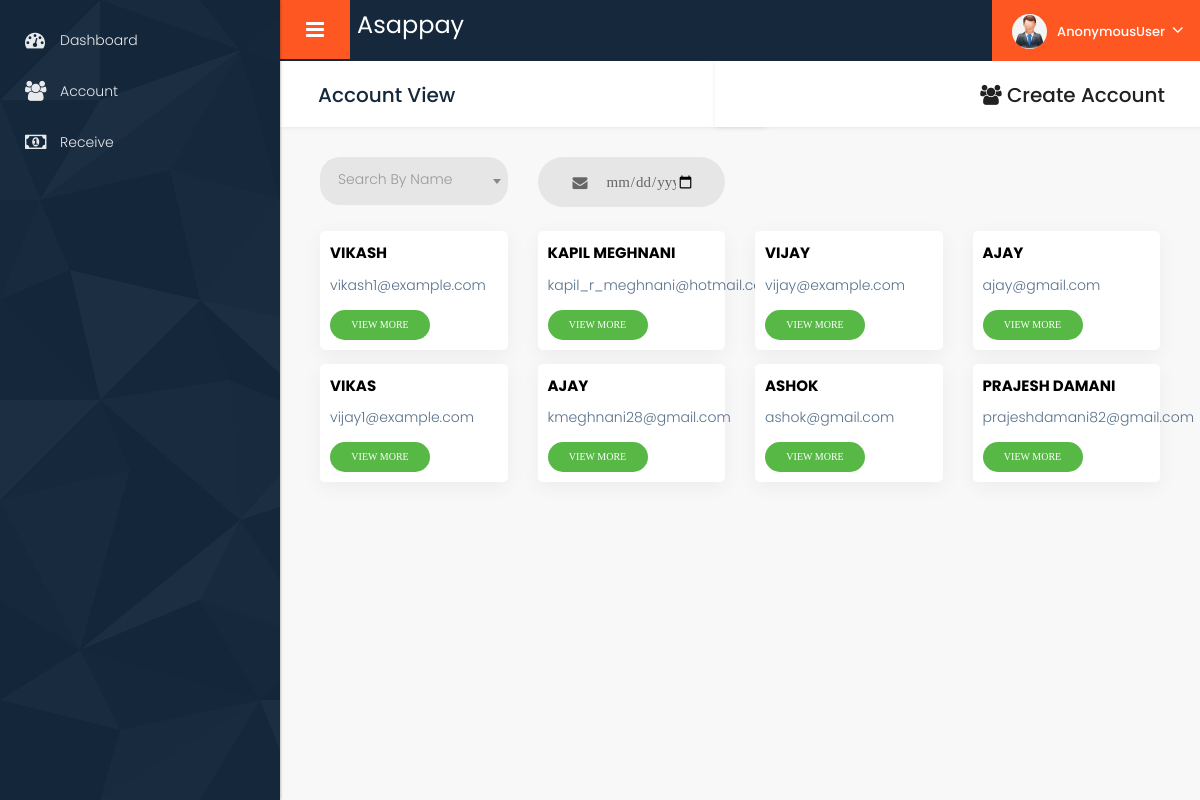
/asappayapp/accountview/, run on the app's committed database.
### asappayapp/models.py (models this page shows)
class Accountsc(models.Model):
    accountid = models.AutoField(primary_key=True)
    userid = models.ForeignKey(User,on_delete=models.SET_NULL,null=True,default=None)
    accountname = models.CharField(max_length=100)
    accountemailid = models.EmailField()
    accountphone = PhoneNumberField()
    accountpan = models.CharField(max_length=10)
    accountgst = models.CharField(max_length=15)
    accountcreatedate = models.DateField()
    address = models.CharField(max_length=255, default='N/A')
    country = CountryField(null=True)
    city = models.CharField(max_length=100, null=True)
    pincode = models.CharField(max_length=10, default='000000')

### asappayapp/views.py (the view)
# urls.py: path("accountview/", views.accountview, name="accountview"),
def accountview(req):
    allaccounts = Accountsc.objects.all()
    print(allaccounts)
    return render(
        req, "Accountview.html", {"allaccounts": allaccounts}
    )

### asappayapp/templates/Accountview.html (shortened to what this page needs)
{% extends 'baseinner.html' %}
{% load static %}
{% block body %}
	<div class="midde_cont">
		<div class="container-fluid">
			<div class="row column_title">
				<div class="col-md-6">
					<div class="page_title">
						<h2>Account View</h2>
					</div>
				</div>
				<div class="col-md-6 text-right">
					<div class="page_title">
						<h2><a href="{% url 'account' %}"><i class="fa fa-users blue_color"></i> <span>Create Account</span></a></h2>
					</div>
				</div>
			</div>
			<div class="row column_title mb-3">
				<div class="col-md-12">
					<form id="search-form">
						<div class="row">
							<div class="col-md-3">
								<div class="wrap-input100 validate-input">
								</div>
							</div>
							<div class="col-md-3">
								<div class="wrap-input100 validate-input">
									<input type="date" class="input100" id="inputduedate" name="duedate" placeholder="MM/YY" required>
									<span class="focus-input100"></span>
									<span class="symbol-input100">
									</span>
								</div>
							</div>
						</div>
					</form>
				</div>
			</div>
			 <div id="results" class="row column1">
				{% for x in allaccounts %}
				<div class="col-md-3 mb-3">
					<div class="white_shd full margin_bottom_30" style="padding: 10px;">
					<h5 class="card-title">{{ x.accountname }}</h5>
					<p class="card-text">{{ x.accountemailid }}</p>
					<a href="{% url 'accountdetail' x.accountid %}" class="btn login100-form-btnm">View More</a>
					</div>
				</div>
				{% empty %}
				<div class="col-12"><p>No accounts found.</p></div>
				{% endfor %}
			</div>
		</div>
	</div>
{% endblock %}

### asappayapp/static/css/main.css (style rules this page uses)
* { margin: 0; padding: 0; outline: none !important; }
html, body { color: #898989; font-size: 14px; font-family: 'Poppins', sans-serif; line-height: normal; font-weight: 300; overflow-x: hidden !important; }
a { color: #1f1f1f; text-decoration: none !important; outline: none !important; -webkit-transition: all .3s ease-in-out; -moz-transition: all .3s ease-in-out; -ms-transition: all .3s ease-in-out; -o-transition: all .3s ease-in-out; transition: all .3s ease-in-out; }
h1, h2, h3, h4, h5, h6 { letter-spacing: 0; font-weight: normal; position: relative; padding: 0; font-weight: normal; line-height: normal; color: #1f1f1f; margin: 0 }
h5 { font-size: 14px }
h1 a, h2 a, h3 a, h4 a, h5 a, h6 a { color: #212121; text-decoration: none!important; opacity: 1 }
a { color: #898989; text-decoration: none; outline: none; }
a, .btn { text-decoration: none !important; outline: none !important; -webkit-transition: all .3s ease-in-out; -moz-transition: all .3s ease-in-out; -ms-transition: all .3s ease-in-out; -o-transition: all .3s ease-in-out; transition: all .3s ease-in-out; }
h2 { font-size: 30px; color: #000; line-height: 20px; font-weight: 700; position: relative; }
h5 { font-size: 15px; font-weight: 700; text-transform: uppercase; margin: 0; line-height: normal; color: #000; }
p { color: #58718a; font-size: 14px; line-height: 21px; }
button, input, select, textarea, option { font-family: 'Poppins', sans-serif; }
.full { width: 100%; float: left; }
i, span { display: inline-block; }
.page_title { background: #fff; margin-top: 0; margin-bottom: 30px; padding: 25px 35px 22px 38px; box-shadow: 1px 0 5px rgba(0, 0, 0, 0.1); margin-left: -40px; margin-right: -40px; position: relative; }
.page_title h2 { font-size: 20px; font-weight: 500; color: #15283c; }
.white_shd { background: #fff; box-shadow: 0 5px 20px rgba(0, 0, 0, 0.05); border-radius: 5px; margin-top: 0; }
input { outline: none; border: none; }
.wrap-input100 { position: relative; width: 100%; z-index: 1; margin-bottom: 10px; }
.input100 { font-family: Poppins-Medium; font-size: 15px; line-height: 1.5; color: #666666; display: block; width: 100%; background: #e6e6e6; height: 50px; border-radius: 25px; padding: 0 30px 0 68px; border: none; }
.focus-input100 { display: block; position: absolute; border-radius: 25px; bottom: 0; left: 0; z-index: -1; width: 100%; height: 100%; box-shadow: 0px 0px 0px 0px; color: rgba(87,184,70, 0.8); }
.symbol-input100 { font-size: 15px; display: -webkit-box; display: -webkit-flex; display: -moz-box; display: -ms-flexbox; display: flex; align-items: center; position: absolute; border-radius: 25px; bottom: 0; left: 0; width: 100%; height: 100%; padding-left: 35px; pointer-events: none; color: #666666; -webkit-transition: all 0.4s; -o-transition: all 0.4s; -moz-transition: all 0.4s; transition: all 0.4s; }
.login100-form-btnm { font-family: Poppins-Bold; font-size: 10px; line-height: 1; color: #fff; text-transform: uppercase; width: 100px; height: 30px; border-radius: 25px; background: #57b846; display: -webkit-box; display: -webkit-flex; display: -moz-box; display: -ms-flexbox; display: flex; justify-content: center; align-items: center; padding: 0 25px; -webkit-transition: all 0.4s; -o-transition: all 0.4s; -moz-transition: all 0.4s; transition: all 0.4s; }
.validate-input { position: relative; }

### data on the page
Accountsc: accountname "VIKASH", accountemailid "vikash1@example.com"
Accountsc: accountname "KAPIL MEGHNANI", accountemailid "kapil_r_meghnani@hotmail.com"
Accountsc: accountname "VIJAY", accountemailid "vijay@example.com"
Accountsc: accountname "AJAY", accountemailid "ajay@gmail.com"
Accountsc: accountname "VIKAS", accountemailid "vijay1@example.com"
Accountsc: accountname "AJAY", accountemailid "kmeghnani28@gmail.com"
Accountsc: accountname "ASHOK", accountemailid "ashok@gmail.com"
Accountsc: accountname "PRAJESH DAMANI", accountemailid "prajeshdamani82@gmail.com"

### other printed values
{{ user }} "AnonymousUser"
